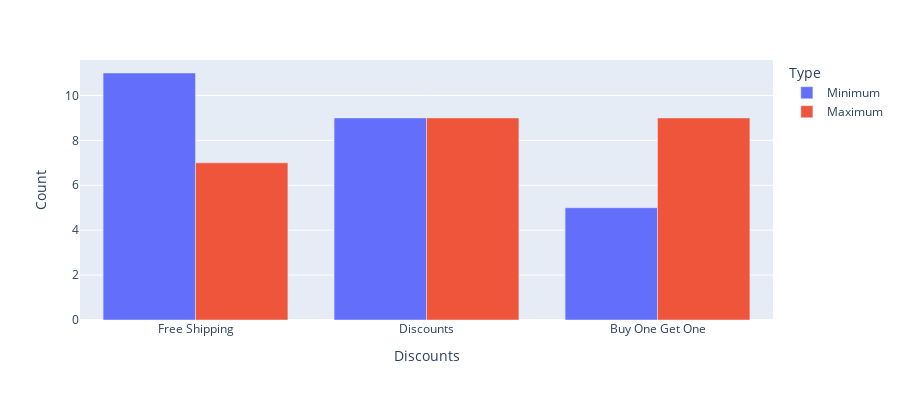

The notebook cell this image was saved under:
### Code cell
fig = px.bar(total, x="Discounts", y="Count",
             color='Type', barmode='group',
             height=400)
fig.show()

### Figure 1 — Plotly figure (JSON) as saved in the notebook; plotly's stock layout.template omitted (floating-point values rounded to 4 significant figures)
{"data": [{"alignmentgroup": "True", "hovertemplate": "Type=Minimum<br>Discounts=%{x}<br>Count=%{y}<extra></extra>", "legendgroup": "Minimum", "marker": {"color": "#636efa", "pattern": {"shape": ""}}, "name": "Minimum", "offsetgroup": "Minimum", "orientation": "v", "showlegend": true, "textposition": "auto", "type": "bar", "x": ["Free Shipping", "Discounts", "Buy One Get One"], "xaxis": "x", "y": [11, 9, 5], "yaxis": "y"}, {"alignmentgroup": "True", "hovertemplate": "Type=Maximum<br>Discounts=%{x}<br>Count=%{y}<extra></extra>", "legendgroup": "Maximum", "marker": {"color": "#EF553B", "pattern": {"shape": ""}}, "name": "Maximum", "offsetgroup": "Maximum", "orientation": "v", "showlegend": true, "textposition": "auto", "type": "bar", "x": ["Buy One Get One", "Discounts", "Free Shipping"], "xaxis": "x", "y": [9, 9, 7], "yaxis": "y"}], "layout": {"barmode": "group", "height": 400, "legend": {"title": {"text": "Type"}, "tracegroupgap": 0}, "margin": {"t": 60}, "xaxis": {"anchor": "y", "domain": [0, 1], "title": {"text": "Discounts"}}, "yaxis": {"anchor": "x", "domain": [0, 1], "title": {"text": "Count"}}}}
